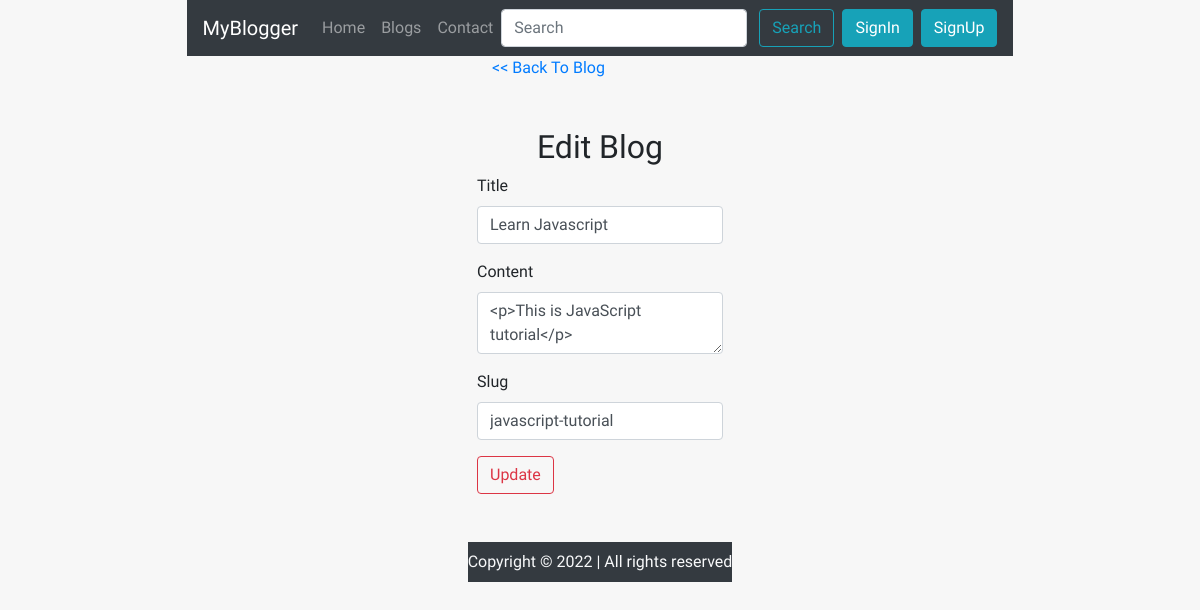
Page /edit/2/ on the committed database.
### blog/models.py (models this page shows, shortened)
class Blog(models.Model):
    sno=models.AutoField(primary_key=True)
    title=models.CharField(max_length=200)
    content=models.TextField()
    author=models.CharField(max_length=50)
    slug=models.CharField(max_length=100)
    time=models.DateTimeField(auto_now_add=True)

### blog/views.py (the view)
# urls.py: path('edit/<int:sno>/', views.edit, name='edit'),
def edit(request, sno):
    blog=Blog.objects.get(sno=sno)
    context={'blog':blog}
    return render(request, 'edit.html', context)

### templates/edit.html (shortened to what this page needs)
{% extends 'base.html' %}
{% load static %}
{% block body %}
<section id="editBlog">
  <a class="col-12" href="{% url 'blog' %}" style="text-decoration: none;"><< Back To Blog</a>
    <div class="container d-block  my-0 px-0 pb-5">
      <h2 class="text-center pt-5">Edit Blog</h2>
      <form name="editBlogForm" action="/blog/{{blog.sno}}/" method="post" onsubmit="return titleRequired('edit')">
        <div class="form-group">
          <label for="title">Title</label>
          <input type="text" class="form-control" id="title" name="title" placeholder="Enter title for your blog" value="{{blog.title}}" required>
        </div>
        <div class="form-group">
          <label for="content">Content</label>
          <textarea name="content" class="form-control" id="content" style="width: 100%;"
            placeholder="Enter content for your blog">{{blog.content}}</textarea>
        </div>
        <div class="form-group">
          <label for="slug">Slug</label>
          <input type="text" name="slug" class="form-control" id="slug" placeholder="Enter slug for your blog" value="{{blog.slug}}">
        </div>
        <button type="submit" class="btn btn-outline-danger">Update</button>
      </form>
    </div>
  </section>
{% endblock body %}

### blog/static/css/blog.css (style rules this page uses)
*, *::before, *::after { box-sizing: border-box; padding: 0; margin: 0; }
body { font-family: "Quicksand", sans-serif; place-items: center; height: 100vh; background: #f7f7f7; }
.container { display: flex; flex-wrap: wrap; justify-content: center; max-width: 1200px; margin-block: 2rem; gap: 2rem; }

### rows in the picture
Blog: title "Learn Javascript", content "<p>This is JavaScript tutorial</p>", slug "javascript-tutorial"
